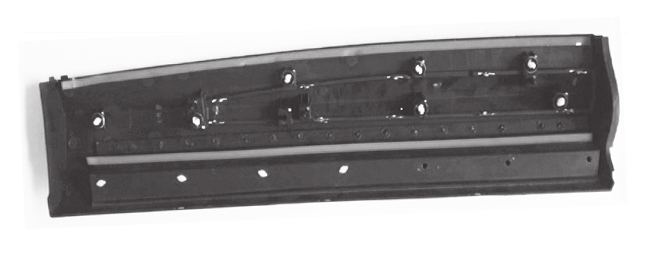
#> input picture img/01parts.png, 667 x 262 px, found by its file name
$ python detection.py   (older library calls are emulated)
#> lines starting #> are read from the running program, lines starting #| are printed output that depends on the picture; after the words box and inside, x2 and y2 are one past the last pixel; in counts of white or black regions, pixels touching at a corner belong together
### dilate.py
# -*- coding: utf-8 -*-
"""
Created on Sun Apr 17 09:15:46 2022

@author: ASUS
"""
import cv2
import numpy


def Dilate(image,r):
    # image = cv2.cvtColor(image, cv2.COLOR_BGR2GRAY)
    H, W =image.shape
    result = image.copy()
    r1=int((r-1)/2)
    for h in range(r1,H-r1-1):
        for w in range(r1,W-r1-1):
            window = image[h-r1:h+r1,w-r1:w+r1] #创建窗口
            result[h,w] =numpy.min(window)  #选取最小值
    return result
# [13 lines that do not run on import are left out]

### erode.py
# -*- coding: utf-8 -*-
"""
Created on Sun Apr 17 10:38:24 2022

@author: ASUS
"""
import cv2
import numpy


def Erode(image,r):
    # image = cv2.cvtColor(image, cv2.COLOR_BGR2GRAY)
    H, W =image.shape
    result = image.copy()
    r1=int((r-1)/2)
    for h in range(r1,H-1-r1):
        for w in range(r1,W-r1-1):
            window = image[h-r1:h+r1,w-r1:w+r1] #创建窗口
            result[h,w] =numpy.max(window)  #选取窗口中的最大值
    return result

# [12 lines that do not run on import are left out]

### Canny.py

# -*- coding: utf-8 -*-
"""
Created on Sun May  1 10:19:06 2022

@author: ASUS
"""
import cv2
import numpy as np
import math

# 定义 lxl 的高斯滤波器
# [25 lines left out: function Gaussian_Filter, not called in this run]

def Sobel(img,l):
    # 生成Sobelx滤波器
    sobelx =np.array([[1,0,-1],  #滤波器
                       [2,0,-2],
                       [1,0,-1]])/8

    W, H = img.shape
    r1 = int((l-1)/2)
    # 滤波
    new_img_x = np.zeros([W, H])
    for i in range(W):
        for j in range(H):
            if r1-1<i<W-r1 and r1-1<j<H-r1:
                new_img_x[i, j] = np.sum(np.array(img[i-r1:i+r1+1, j-r1:j+r1+1]) * sobelx)
            else:
                new_img_x[i, j] = img[i,j]

    # 生成Sobely滤波器
    sobely =np.transpose(np.array([[1,0,-1],  #滤波器
                                      [2,0,-2],
                                      [1,0,-1]]))/8
    # 滤波
    new_img_y = np.zeros([W, H])
    for i in range(W):
        for j in range(H):
            if r1-1<i<W-r1 and r1-1<j<H-r1:
                new_img_y[i, j] = np.sum(np.array(img[i-r1:i+r1+1, j-r1:j+r1+1]) * sobely)
            else:
                new_img_y[i, j] = img[i,j]
    #计算幅值及角度
    new_img = np.zeros([W, H])
    theta = np.zeros([W, H])
    for i in range(W):
        for j in range(H):
            new_img[i, j] = np.sqrt(np.square(new_img_x[i, j]) + np.square(new_img_y[i, j]))
            theta[i,j] = np.arctan2(new_img_x[i,j],new_img_y[i,j])
    new_img=new_img.astype(np.uint8)
    return new_img,theta,new_img_x,new_img_y

def NMS( M, dx, dy):
    d = np.copy(M)
    W, H = M.shape
    NMS = np.copy(d)
    NMS[0, :] = NMS[W-1, :] = NMS[:, 0] = NMS[:, H-1] = 0

    for i in range(1, W-1):
        for j in range(1, H-1):

            # 如果当前梯度为0，该点就不是边缘点
            if M[i, j] == 0:
                NMS[i, j] = 0

            else:
                gradX = dx[i, j] # 当前点 x 方向导数
                gradY = dy[i, j] # 当前点 y 方向导数
                gradTemp = d[i, j] # 当前梯度点

                # 如果 y 方向梯度值比较大，说明导数方向趋向于 y 分量
                if np.abs(gradY) > np.abs(gradX):
                    weight = np.abs(gradX) / np.abs(gradY) # 权重
                    grad2 = d[i-1, j]
                    grad4 = d[i+1, j]

                    # 如果 x, y 方向导数符号一致
                    # 像素点位置关系
                    # g1 g2
                    #    c
                    #    g4 g3
                    if gradX * gradY > 0:
                        grad1 = d[i-1, j-1]
                        grad3 = d[i+1, j+1]

                    # 如果 x，y 方向导数符号相反
                    # 像素点位置关系
                    #    g2 g1
                    #    c
                    # g3 g4
                    else:
                        grad1 = d[i-1, j+1]
                        grad3 = d[i+1, j-1]

                # 如果 x 方向梯度值比较大
                else:
                    weight = np.abs(gradY) / np.abs(gradX)
                    grad2 = d[i, j-1]
                    grad4 = d[i, j+1]

                    # 如果 x, y 方向导数符号一致
                    # 像素点位置关系
                    # g1
                    # g2 c g4
                    #      g3
                    if gradX * gradY > 0:

                        grad1 = d[i-1, j-1]
                        grad3 = d[i+1, j+1]

                    # 如果 x，y 方向导数符号相反
                    # 像素点位置关系
                    #      g3
                    # g2 c g4
                    # g1
                    else:
                        grad1 = d[i+1, j-1]
                        grad3 = d[i-1, j+1]

                # 利用 grad1-grad4 对梯度进行插值
                gradTemp1 = weight * grad1 + (1 - weight) * grad2
                gradTemp2 = weight * grad3 + (1 - weight) * grad4

                # 当前像素的梯度是局部的最大值，可能是边缘点
                if gradTemp >= gradTemp1 and gradTemp >= gradTemp2:
                    NMS[i, j] = gradTemp

                else:
                    # 不可能是边缘点
                    NMS[i, j] = 0
    return NMS
#双阈值选取
def double_threshold(NMS,rl,rh):

    W, H = NMS.shape
    DT = np.zeros([W, H])

    # 定义高低阈值
    nms=[]
    for i in range(W):
        m=np.max(NMS[i,:])
        nms.append (m)
    M = np.sum(nms)/W
    TL = rl * M
    TH = rh * M

    for i in range(1, W-1):
        for j in range(1, H-1):
           # 双阈值选取
            if (NMS[i, j] < TL):
                DT[i, j] = 0

            elif (NMS[i, j] > TH):
                DT[i, j] = NMS[i,j]

            #连接
            elif (NMS[i-1, j-1:j+1].any() >TL or NMS[i+1, j-1:j+1].any() >TL
                    or NMS[i, [j-1, j+1]].any() >TL):
                DT[i, j] = TL
            else:
                DT[i, j] = 0
    return DT

#二值化
def binaryzation(img):
    W, H = img.shape
    DT = np.zeros([W, H])

    for i in range(1, W-1):
        for j in range(1, H-1):
            if img[i, j] ==0 :
                DT[i, j] = 0
            else :
                DT[i, j] = 255
    return DT

# [30 lines that do not run on import are left out]

    # cv2.waitKey(0)
    # cv2.destroyAllWindows()

### detection.py
# -*- coding: utf-8 -*-

import cv2
import dilate,erode,Canny
import numpy as np

def fillHole(img_dilate): #填充内部孔洞函数
    h, w = img_dilate.shape[:2]
    mask = np.zeros((h+2, w+2), np.uint8)
    im_floodfill=img_dilate.copy()
    #漫水填充从(0, 0)点开始
    cv2.floodFill(im_floodfill, mask, (0,0), 0)
    #反转漫水填充图像
    im_floodfill_inv = cv2.bitwise_not(im_floodfill)
    #将二值图与上一步图像求交集
    im_out = cv2.bitwise_and(img_dilate, im_floodfill_inv)
    return im_out

def canny(img):
    # 梯度计算
    img_d,Theta,dx,dy = Canny.Sobel(img,3)
    #非极大值抑制
    img_n = Canny.NMS(img_d,dx,dy)
    #双阈值处理
    img_dt = Canny.double_threshold(img_n,0.2,0.3)
    #二值化
    img_out = Canny.binaryzation(img_dt)
    img_out=img_out.astype(np.uint8)
    return img_out

def nms(dst,r):
    H,W = dst.shape
    dst1 = np.zeros((H,W))
    r=10
    corner = []
    for j in range(r,W-r):
        for i in range(r,H-r):
            if dst[i,j]< 0.01*dst.max():
                dst1[i,j]=0
            elif dst[i,j]<dst[i-r:i+r,j-r:j+r].max():
                dst1[i,j]=0
            else:
                dst1[i,j]=dst[i,j]
                corner=corner+[(j,i)]
    return dst1,corner

def on_EVENT_LBUTTONDOWN(event, x, y, flags, param): # 标注程序，记录鼠标点击时的坐标
    if event == cv2.EVENT_LBUTTONDOWN:
        xy = "%d,%d" % (x, y)
        inisial_location.append([x,y]) # 卡扣坐标
        cv2.circle(img2, (x, y), 1, (255, 0, 0), thickness = -1)
        cv2.putText(img2, xy, (x, y), cv2.FONT_HERSHEY_PLAIN,
                    1.0, (0,0,0), thickness = 1)
        cv2.imshow("image", img2)

def lock_location(p1,p2,x1,y1,x2,y2,theta): # 卡扣定位函数
    '''
    :param p1: 标准件卡扣x
    :param p2: 标准件卡扣y
    :param x1: 标准件中心x
    :param y1: 标准件中心y
    :param x2: 待测件中心x
    :param y2: 待测件中心y
    :param theta: 旋转角度
    '''
    a = np.cos(theta)
    b = np.sin(theta)
    x = x1-x2
    y = y1-y2
    m = np.array([[a,-b,(1-a)*x+y*b],[b,a,(1-a)*y-x*b],[0,0,1]]) # 旋转矩阵，文献里的好像有问题

    after_rotate = np.dot([p1,p2,1],m.T)+ np.array([x,y,1]) # 旋转后的坐标
    after_rotate1 = np.trunc(after_rotate) # 取整
    after_rotate2 = after_rotate1.astype(int) # 取整
    return after_rotate2

def buckle_detect(corner,L,threshpic,originpic): # 卡扣检测
    '''
    :param corner: 卡扣坐标
    :param L: 检测范围大小
    :param threshpic: 待检测件的二值图
    :param originpic: 待检测件原图
    :return:
    '''

    n = 10
    for i in range(len(corner)):
        around_pixel = threshpic[corner[i][1]-L//2:corner[i][1]+L//2+1,corner[i][0]-L//2:corner[i][0]+L//2+1]
        S = around_pixel.sum() # 像素和
        if S >= n*255: # 如果像素和大于阈值
            result = cv2.rectangle(originpic,(corner[i][0]-L//2,corner[i][1]-L//2),(corner[i][0]+L//2,corner[i][1]+L//2),(0,255,0),2)
            #                                                                     矩形对角线上两点坐标
        else:
            result = cv2.rectangle(originpic,(corner[i][0]-L//2,corner[i][1]-L//2),(corner[i][0]+L//2,corner[i][1]+L//2),(0,0,255),2)

    return result

def detect(img):
    img_gau = cv2.GaussianBlur(img,(3,3), 1.5) #高斯滤波
    ret,img_thr = cv2.threshold(img_gau,185 , 255, cv2.THRESH_BINARY) #二值化
    img_dilate = dilate.Dilate(img_thr, 3) #膨胀
    img_out = fillHole(img_dilate) #空洞填充
    img_out = erode.Erode(img_out, 3) #膨胀
    img_edge = canny(img_out)
    im, contours, hierarchy = cv2.findContours(img_edge, cv2.RETR_EXTERNAL, cv2.CHAIN_APPROX_SIMPLE) #提取轮廓
    for c in range(len(contours)):
        rect = cv2.minAreaRect(contours[c])
        box = cv2.boxPoints(rect)
        box = np.int0(box)
    center=(int(cv2.moments(contours[0])['m10']/cv2.moments(contours[0])['m00']), #重心位置
            int(cv2.moments(contours[0])['m01']/cv2.moments(contours[0])['m00']))
    img_out = erode.Erode(img_out,21) #腐蚀小突起
    img_out = np.float32(img_out)
    dst = cv2.cornerHarris(img_out,3,15,0.04) #寻找角点
    dst1,corner = nms(dst, 6) #非极大值抑制

    xy=[0,0,0,0]  #[xl,yl,xr,yr]
    for i in range(len(corner)): #寻找水平线
        if corner[i][0]<center[0]:
            xy[0] = xy[0] +corner[i][0]/2
            xy[1] = xy[1] +corner[i][1]/2
        else:
            xy[2] = xy[2] +corner[i][0]/2
            xy[3] = xy[3] +corner[i][1]/2
    xy=np.round(np.int32(xy))
    k = (xy[0]-xy[1])/(xy[2]-xy[3]) #斜率
    theta = np.arctan(k)  #倾斜角度

    return box,center,corner,theta,img_thr  #外框、重心、角点、倾斜角、二值化图
if __name__=='__main__':
    image1 = cv2.imread('D:/mechine vision/finaltask/img/01parts.png') # 对两张图片同时进行以下过程
#> image1 is the input picture: shape (262, 667, 3); mean B, G, R 169.4, 169, 170.6
    img1 = cv2.cvtColor(image1, cv2.COLOR_BGR2GRAY) #灰度图
    image2 = cv2.imread('D:/mechine vision/finaltask/img/0parts.png') # 标准件
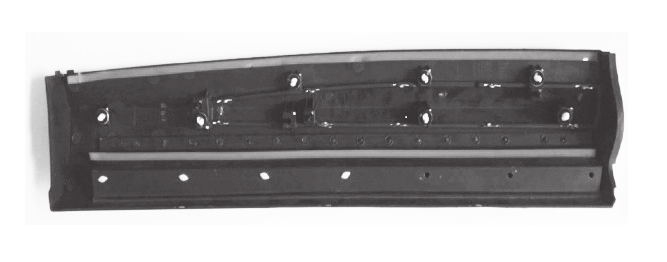
#> input picture img/0parts.png, 667 x 262 px, found by its file name
#> image2 is the input picture: shape (262, 667, 3); mean B, G, R 169.4, 169, 170.5
    img2 = cv2.cvtColor(image2, cv2.COLOR_BGR2GRAY) #灰度图

    box,center1,corner,theta1,img_thr= detect(img1)
#> in detect, `ret,img_thr = cv2.threshold(img_gau,185 , 255, cv2.THRESH_BINARY)`: img_thr: shape (262, 667); 50.5% white; 1 black region, box (x1, y1, x2, y2) and area: (38, 34, 619, 218) 86574
#> after the loop in Dilate, `for h in range(r1,H-r1-1):`: result: shape (262, 667); 49.9% white; 19 white regions (11 under 20 px), largest, box (x1, y1, x2, y2) and area: (0, 0, 667, 262) 86911, (341, 167, 347, 173) 24, (559, 99, 564, 105) 23
#> in fillHole, `cv2.floodFill(im_floodfill, mask, (0,0), 0)`: im_floodfill: shape (262, 667); 0.16% white in thin lines or dots, all inside (x1, y1, x2, y2) = (64, 43, 581, 186)
#> in fillHole, `im_out = cv2.bitwise_and(img_dilate, im_floodfill_inv)`: im_out: shape (262, 667); 49.7% white; 1 white region, box (x1, y1, x2, y2) and area: (0, 0, 667, 262) 86911
#> after the loop in Erode, `for h in range(r1,H-1-r1):`: result: shape (262, 667); 50.2% white; 1 black region, box (x1, y1, x2, y2) and area: (39, 35, 620, 219) 87063
#> in NMS, `NMS[0, :] = NMS[W-1, :] = NMS[:, 0] = NMS[:, H-1] = 0`: NMS: shape (262, 667); min 0, max 142, mean 2.1
#> after the loop in NMS, `for i in range(1, W-1):`:
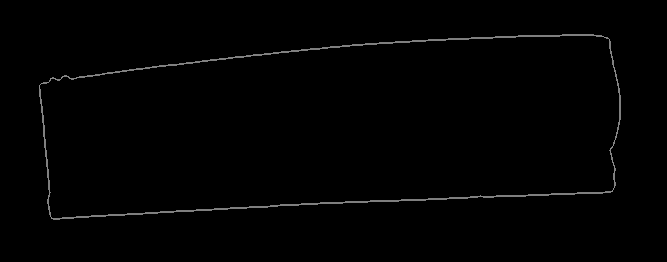
#> NMS: shape (262, 667); min 0, max 142, mean 1.9
#> the loop in double_threshold, `for i in range(W):` made 262 passes
#> m on passes 1 to 3: 0, 0, 0
#> after the loop in double_threshold, `for i in range(W):`: nms = 262 values, max 142 at index 35, min 0 at index 0, mean 97.78
#> in double_threshold, `M = np.sum(nms)/W`: M = 97.78
#> in double_threshold, `TL = rl * M`: TL = 19.56
#> in double_threshold, `TH = rh * M`: TH = 29.33
#> after the loop in binaryzation, `for i in range(1, W-1):`: DT: shape (262, 667) float64; 1.5% white in thin lines or dots, all inside (x1, y1, x2, y2) = (39, 34, 621, 220)
#> in detect, `im, contours, hierarchy = cv2.findContours(img_edge, cv2.RETR_EXTERNAL..`: contours = 1 contour; box (x1, y1, x2, y2) and area: (39, 34, 621, 220) 87636
#> the loop in detect, `for c in range(len(contours)):` made 1 pass
#> (rect, box) on pass 1: (((330.9, 124.8), (580.4, 162.2), -2.74), [[44, 219], [37, 57], [616, 29], [624, 191]])
#> in detect, `center=(int(cv2.moments(contours[0])['m10']/cv2.moments(contours[0])['..`: center = (336, 126)
#> after the loop in Erode (call 2), `for h in range(r1,H-1-r1):`: result: shape (262, 667); 58.4% white; 1 black region, box (x1, y1, x2, y2) and area: (51, 45, 611, 209) 72766
#> after the loop in nms, `for j in range(r,W-r):`: corner = [(52, 94), (62, 207), (598, 50), (601, 180)]
#> the loop in detect, `for i in range(len(corner)):` made 4 passes
#> after the loop in detect, `for i in range(len(corner)):`: xy = [57, 150.5, 599.5, 115]
#> in detect, `xy=np.round(np.int32(xy))`: xy = [57, 150, 599, 115]
#> in detect, `k = (xy[0]-xy[1])/(xy[2]-xy[3])`: k = -0.192
#> in detect, `theta = np.arctan(k)`: theta = -0.19
#> box = [[44, 219], [37, 57], [616, 29], [624, 191]]; center1 = (336, 126); corner = [(52, 94), (62, 207), (598, 50), (601, 180)]; theta1 = -0.19
    _,center,_,theta0,_ = detect(img2) #标准件
#> in detect (call 2), `ret,img_thr = cv2.threshold(img_gau,185 , 255, cv2.THRESH_BINARY)`: img_thr: shape (262, 667); 50.5% white; 1 black region, box (x1, y1, x2, y2) and area: (44, 48, 624, 212) 86552
#> after the loop in Dilate (call 2), `for h in range(r1,H-r1-1):`: result: shape (262, 667); 49.9% white; 18 white regions (9 under 20 px), largest, box (x1, y1, x2, y2) and area: (0, 0, 667, 262) 86940, (198, 118, 204, 125) 25, (343, 173, 350, 178) 24
#> in fillHole (call 2), `cv2.floodFill(im_floodfill, mask, (0,0), 0)`: im_floodfill: shape (262, 667); 0.16% white in thin lines or dots, all inside (x1, y1, x2, y2) = (70, 57, 588, 182)
#> in fillHole (call 2), `im_out = cv2.bitwise_and(img_dilate, im_floodfill_inv)`: im_out: shape (262, 667); 49.7% white; 1 white region, box (x1, y1, x2, y2) and area: (0, 0, 667, 262) 86940
#> after the loop in Erode (call 3), `for h in range(r1,H-1-r1):`: result: shape (262, 667); 50.2% white; 1 black region, box (x1, y1, x2, y2) and area: (45, 49, 625, 213) 87048
#> call 2 of Sobel, with l = 3
#> after the loop in Sobel (call 2), `for i in range(W):`:
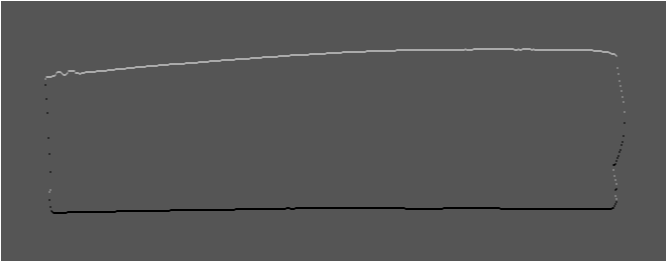
#> new_img_y: shape (262, 667) float64; min -127.5, max 255, mean 2.7; drawn with min black and max white
#> in NMS (call 2), `NMS[0, :] = NMS[W-1, :] = NMS[:, 0] = NMS[:, H-1] = 0`: NMS: shape (262, 667); min 0, max 142, mean 2.1
#> after the loop in NMS (call 2), `for i in range(1, W-1):`:
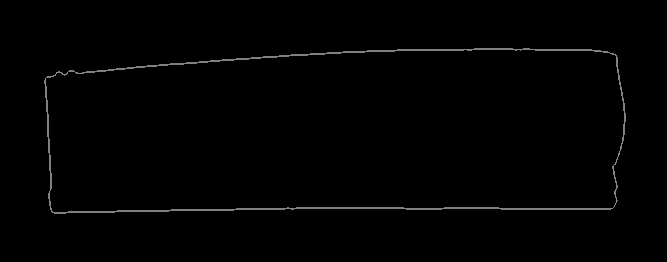
#> NMS: shape (262, 667); min 0, max 142, mean 1.9
#> the loop in double_threshold (call 2), `for i in range(W):` made 262 passes
#> after the loop in binaryzation (call 2), `for i in range(1, W-1):`:
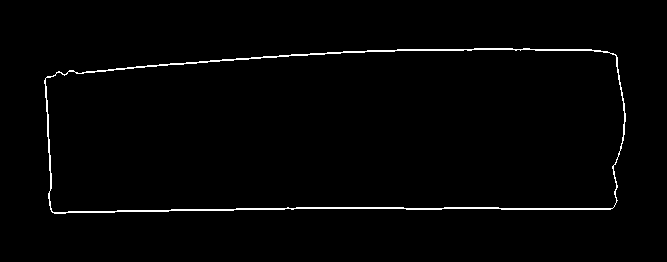
#> DT: shape (262, 667) float64; 1.5% white in thin lines or dots, all inside (x1, y1, x2, y2) = (44, 48, 626, 214)
#> in detect (call 2), `im, contours, hierarchy = cv2.findContours(img_edge, cv2.RETR_EXTERNAL..`: contours = 1 contour; box (x1, y1, x2, y2) and area: (44, 48, 626, 214) 87658
#> the loop in detect (call 2), `for c in range(len(contours)):` made 1 pass
#> (rect, box) on pass 1: (((334.7, 130), (580.8, 162), -0.421), [[44, 213], [43, 51], [624, 46], [625, 208]])
#> in detect (call 2), `center=(int(cv2.moments(contours[0])['m10']/cv2.moments(contours[0])['..`: center = (340, 132)
#> call 4 of Erode, with r = 21
#> after the loop in Erode (call 4), `for h in range(r1,H-1-r1):`:
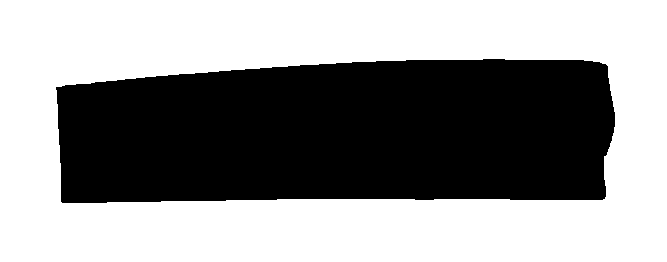
#> result: shape (262, 667); 58.2% white; 1 black region, box (x1, y1, x2, y2) and area: (56, 59, 615, 203) 73112
#> in detect (call 2), `dst = cv2.cornerHarris(img_out,3,15,0.04)`:
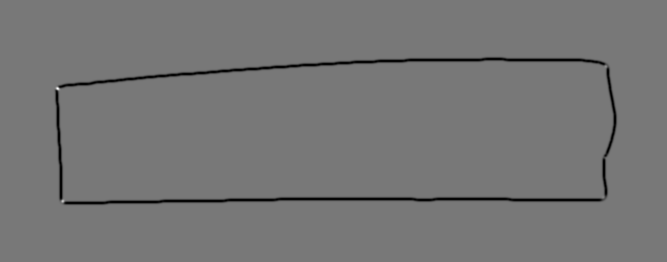
#> dst: shape (262, 667) float32; min -1.12e+21, max 1.25e+21, mean -2.47e+19; drawn with min black and max white
#> in detect (call 2), `dst1,corner = nms(dst, 6)`: corner = [(57, 88), (62, 201), (602, 196), (605, 66)]
#> the loop in detect (call 2), `for i in range(len(corner)):` made 4 passes
#> after the loop in detect (call 2), `for i in range(len(corner)):`: xy = [59.5, 144.5, 603.5, 131]
#> in detect (call 2), `xy=np.round(np.int32(xy))`: xy = [59, 144, 603, 131]
#> in detect (call 2), `k = (xy[0]-xy[1])/(xy[2]-xy[3])`: k = -0.18
#> in detect (call 2), `theta = np.arctan(k)`: theta = -0.178
#> center = (340, 132); theta0 = -0.178
    theta = theta1 - theta0
#> theta = -0.0117

    inisial_location=[] # 标准件卡扣坐标
    cv2.namedWindow("image")
    cv2.setMouseCallback("image", on_EVENT_LBUTTONDOWN)
    while(1):
        cv2.imshow("image", img2)
        if cv2.waitKey(0)&0xFF==27:
#> (key Esc is pressed here)
            break
    cv2.destroyAllWindows()

    buckle_corner = [] # 卡口坐标
    for i in range(len(inisial_location)): # 遍历所有卡扣坐标
        after_rotate_location = lock_location(inisial_location[i][0],inisial_location[i][1],center1[0],center1[0],center[0],center[0],theta) # 计算旋转后的卡扣坐标
        buckle_corner.append([after_rotate_location[0],after_rotate_location[1]])
#> after the loop, buckle_corner = []
    final_pic = buckle_detect(buckle_corner,20,img_thr,image1) # 判断是否有卡扣
#> (the run stopped early here; a loop or call above may not have finished)
